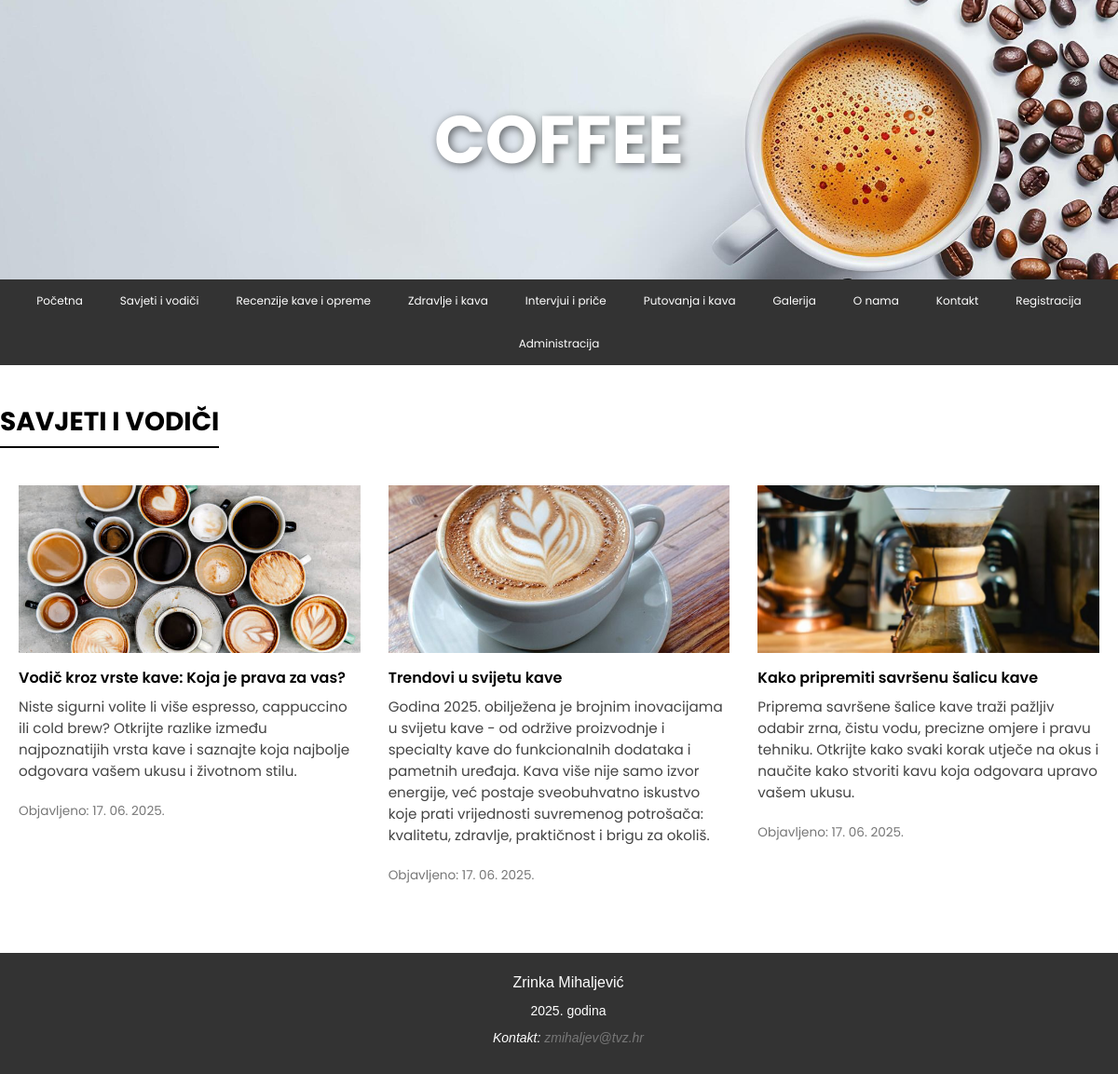
/kategorija.php?id=Savjeti i vodiči, run on the app's committed database.
### tables this page shows
CREATE TABLE `clanak` (
  `id` int(11) NOT NULL,
  `naslov` varchar(255) NOT NULL,
  `opis` text NOT NULL,
  `sadrzaj` text NOT NULL,
  `slika` varchar(100) NOT NULL,
  `kategorija` varchar(50) NOT NULL,
  `prikaz` tinyint(1) NOT NULL DEFAULT 0,
  `datum_unosa` timestamp NOT NULL DEFAULT current_timestamp()
);

### kategorija.php (the view, shortened to what this page needs)
<?php
include "connect.php";
$kategorija = isset($_GET['id']) ? trim($_GET['id']) : '';
$sql = "SELECT * FROM clanak WHERE kategorija = ? AND prikaz = 0 ORDER BY datum_unosa DESC";
$stmt = mysqli_prepare($conn, $sql);
mysqli_stmt_bind_param($stmt, "s", $kategorija);
mysqli_stmt_execute($stmt);
$result = mysqli_stmt_get_result($stmt);
?>
<!DOCTYPE html>
<html lang="hr">
<head>
    <link rel="stylesheet" href="https://cdnjs.cloudflare.com/ajax/libs/font-awesome/6.4.0/css/all.min.css" />
    <link rel="stylesheet" href="style.css">
</head>
<body>
    <header>
        <div class="banner">
            <img src="slike/coffeeheader.png" alt="Coffee Header">
            <h1>COFFEE</h1>
        </div>
        <nav class="navbar">
            <ul>
                <li><a href="index.php">Početna</a></li>
                <li><a href="kategorija.php?id=Savjeti%20i%20vodi%C4%8Di">Savjeti i vodiči</a></li>
                <li><a href="kategorija.php?id=Recenzije%20kave%20i%20opreme">Recenzije kave i opreme</a></li>
                <li><a href="kategorija.php?id=Zdravlje%20i%20kava">Zdravlje i kava</a></li>
                <li><a href="kategorija.php?id=Intervjui%20i%20pri%C4%8De">Intervjui i priče</a></li>
                <li><a href="kategorija.php?id=Putovanja%20i%20kava">Putovanja i kava</a></li>
                <li><a href="galerija.php">Galerija</a></li>
                <li><a href="onama.php">O nama</a></li>
                <li><a href="kontakt.php">Kontakt</a></li>
                <li><a href="registracija.php">Registracija</a></li>
                <li><a href="administrator.php">Administracija</a></li>
            </ul>
        </nav>
    </header>
    <main>
    <h1 class="naslov-kategorije"><?php echo strtoupper(htmlspecialchars($kategorija)); ?></h1>
    <section class="kategorija-container">
        <?php
        if ($result && mysqli_num_rows($result) > 0) {
            while ($row = mysqli_fetch_array($result)) {
                echo '<article class="kategorija-item">';
                echo '<a href="clanak.php?id=' . $row['id'] . '">';
                echo '<img src="slike/' . htmlspecialchars($row['slika']) . '" alt="' . htmlspecialchars($row['naslov']) . '">';
                echo '</a>';
                echo '<a href="clanak.php?id=' . $row['id'] . '" class="clanak-naslov">' . htmlspecialchars($row['naslov']) . '</a>';
                echo '<p class="clanak-opis">' . nl2br(htmlspecialchars($row['opis'])) . '</p>';
                echo '<p class="clanak-datum">Objavljeno: ' . date("d. m. Y.", strtotime($row['datum_unosa'])) . '</p>';
                echo '</article>';
            }
        } else {
            echo '<p class="prazna-kategorija">Nema dostupnih članaka u ovoj kategoriji.</p>';
        }
        ?>
    </section>
</main>
    <footer>
        <p class="footer-name">Zrinka Mihaljević</p>
        <p class="footer-year"><?= date("Y") ?>. godina</p>
        <p>Kontakt: <a href="mailto:zmihaljev@tvz.hr">zmihaljev@tvz.hr</a></p>
    </footer>
</body>
</html>

### style.css (style rules this page uses)
body { margin: 0; padding: 0; font-family: 'Poppins'; }
header { width: 100%; }
.banner { position: relative; width: 100%; height: 300px; overflow: hidden; }
.banner img { width: 100%; height: 100%; object-fit: cover; object-position: center right; display: block; }
.banner h1 { position: absolute; top: 50%; left: 50%; transform: translate(-50%, -50%); color: white; font-size: 6vw; text-shadow: 2px 2px 10px rgba(0, 0, 0, 0.6); margin: 0; text-align: center; }
.navbar { width: 100%; background-color: #333; }
.navbar ul { list-style-type: none; margin: 0; padding: 0; display: flex; flex-wrap: wrap; justify-content: center; }
.navbar ul li { display: block; }
.navbar a { text-decoration: none; color: white; padding: 14px 20px; display: block; text-align: center; font-size: 12px; }
footer { width: 100%; background-color: #333; color: white; text-align: left; padding: 20px 0; position: relative; bottom: 0; margin-top: 40px; line-height: 1.5; font-style: italic; }
footer p { margin: 0 0 8px 20px; font-size: 14px; font-family: sans-serif; text-align: center; }
footer a { color: #777; text-decoration: none; text-align: center; }
.footer-name { font-size: 16px; font-style: normal; color: white; text-align: center; }
.footer-year { font-style: normal; color: white; text-align: center; }
.naslov-kategorije { text-align: left; font-size: 28px; font-weight: bold; text-transform: uppercase; margin: 40px auto 10px; max-width: 1200px; border-bottom: 2px solid black; display: inline-block; padding-bottom: 5px; }
.kategorija-container { display: grid; grid-template-columns: repeat(3, 1fr); gap: 30px; max-width: 1200px; margin: 20px auto 60px; padding: 0 20px; }
.kategorija-item { display: flex; flex-direction: column; text-align: left; }
.kategorija-item img { width: 100%; height: 180px; object-fit: cover; }
.kategorija-item a { text-decoration: none; color: #000; font-weight: 600; margin-top: 10px; font-size: 16px; line-height: 1.4; }
.clanak-opis { font-size: 0.95em; margin: 0.5em 0; color: #444; }
.clanak-datum { font-size: 0.85em; color: #777; }

### data on the page
clanak: slika (picture), naslov "Vodič kroz vrste kave: Koja je prava za vas?", opis "Niste sigurni volite li više espresso, cappuccino ili cold brew? Otkrijte razlike između najpoznatijih vrsta kave i saznajte koja najbolje odgovara vašem ukusu i životnom stilu.", datum_unosa "17. 06. 2025."
clanak: slika (picture), naslov "Trendovi u svijetu kave", opis "Godina 2025. obilježena je brojnim inovacijama u svijetu kave - od održive proizvodnje i specialty kave do funkcionalnih dodataka i pametnih uređaja. Kava više nije samo izvor energije, već postaje sveobuhvatno iskustvo koje prati vrijednosti suvremenog potrošača: kvalitetu, zdravlje, praktičnost i brigu za okoliš.", datum_unosa "17. 06. 2025."
clanak: slika (picture), naslov "Kako pripremiti savršenu šalicu kave", opis "Priprema savršene šalice kave traži pažljiv odabir zrna, čistu vodu, precizne omjere i pravu tehniku. Otkrijte kako svaki korak utječe na okus i naučite kako stvoriti kavu koja odgovara upravo vašem ukusu.", datum_unosa "17. 06. 2025."

### other printed values
$kategorija "SAVJETI I VODIČI"
